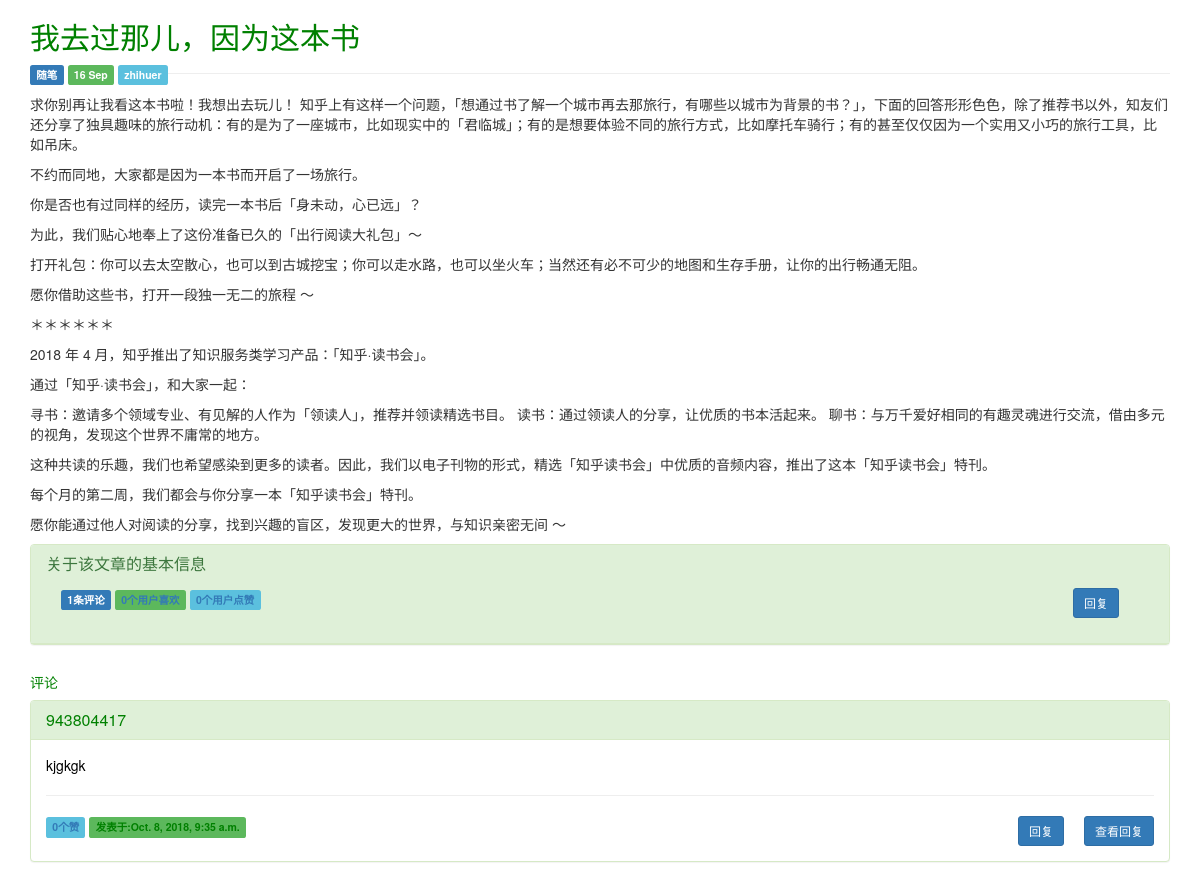
The app's page /focus/2/articles/ (signed in) with its own data.
### focus/models.py (models this page shows, shortened)
@python_2_unicode_compatible
class Article(models.Model):
    column = models.ForeignKey(Column,blank=True,null=True,verbose_name='belong to',on_delete=models.CASCADE)
    title = models.CharField('标题',max_length=256)
    author = models.ForeignKey('Author',on_delete=models.CASCADE)
    user = models.ManyToManyField(settings.AUTH_USER_MODEL,blank=True)
    content = models.TextField('content')
    pub_date = models.DateTimeField(auto_now_add=True,editable=True)
    update_time = models.DateTimeField(auto_now=True,null=True)
    published = models.BooleanField('notDraft',default=True)
    poll_num = models.IntegerField('点赞数',default=0)
    comment_num = models.IntegerField('评论数',default=0)
    keep_num = models.IntegerField('收藏数',default=0)
    objects = ArticleManager()#替代默认的model查询接口对象
    class Meta:
        verbose_name = 'article'
        verbose_name_plural = 'articles'

@python_2_unicode_compatible
class Column(models.Model):
    name = models.CharField('文章分类',max_length=256)
    intro = models.TextField('introduction',default='')
    def __str__(self):
        return self.name
    class Meta:
        verbose_name = '文章的分类'
        verbose_name_plural = 'column'
        ordering = ['name']

class Author(models.Model):
    name = models.CharField(max_length=256)
    profile = models.CharField('profile',default='',max_length=256)
    password = models.CharField('password',max_length=256)
    register_date = models.DateTimeField(auto_now_add=True,editable=True)
    def __str__(self):
        return self.name

@python_2_unicode_compatible
class Comment(models.Model):
    user = models.ForeignKey(settings.AUTH_USER_MODEL,null=True,on_delete=models.CASCADE)
    article = models.ForeignKey(Article,null=True,on_delete=models.CASCADE)
    content = models.TextField()
    pub_date = models.DateTimeField('更新日期',auto_now_add=True,editable=True)
    poll_num = models.IntegerField('点赞数',default=0)

@python_2_unicode_compatible
class NewUser(AbstractUser):
    profile = models.CharField('profile',default='',max_length=256)
    def __str__(self):
        return self.username

### focus/views.py (the view)
# urls.py: re_path('(?P<article_id>[0-9]+)/articles/',views.article,name="article"),
def article(request,article_id):
    logged_user = request.user
    article = get_object_or_404(Article, id=article_id)
    polls = logged_user.poll_set.all()
    articles = []
    for poll in polls:
        articles.append(poll.article)
    ispoll = False
    if article in articles:
        ispoll = True
    print('111')
    is_poll_comments = logged_user.comment_set.all()
    content = markdown2.markdown(article.content,extras=["code-friendly",
        "fenced-code-blocks","header-ids","toc","metadata"])
    commentform = CommmentForm()
    loginform = LoginForm()
    comments = article.comment_set.all()
    return render(request,'focus/my_article_page.html',{
        'article': article,
		'loginform':loginform,
		'commentform':commentform,
		'content': content,
		'comments': comments,
        'ispoll':ispoll,
        'is_poll_comments':is_poll_comments,
    })

### cms/context_processor.py (called while the page is built)
def settings(request):
    return {'settings':original_settings}

def ip_address(request):
    return {'ip_address':request.META['REMOTE_ADDR']}

### focus/templates/focus/my_article_page.html (shortened to what this page needs)
<!DOCTYPE html>
<html lang="en">
<head>
    <link rel="stylesheet" href="https://cdn.bootcss.com/bootstrap/3.3.7/css/bootstrap.min.css">
</head>
<body>
<div class="container">
    <div class="row">
        <div class="col-md-12">
            <h2 style="color:green">{{ article.title }}</h2>
               <p class="pull-left">
                 <span class="label label-primary">{{ article.column }}</span>
                 <span class="label label-success">{{ article.pub_date | date:"j M" }}</span>
                 <span class="label label-info">{{ article.author }}</span>
               </p>
               <p><hr style="background-color: cyan"></p>
               <p>{{ content | safe }}</p>
            <div class="panel panel-success">
                <div class="panel-heading">
                    <h3 class="panel-title">关于该文章的基本信息</h3>
                    <div class="panel-body">
                         <span class="label label-primary"><a id="getcomments" style="color: white" href="">{{ comments.count }}条评论</a></span>
                         <span class="label label-success"><a href="">{{ article.keep_num }}个用户喜欢</a></span>
                         <span class="label label-info"><a href="/focus/{{ article.id }}/get_poll_article/">{{ article.poll_num }}个用户点赞</a></span>
                        <button class="pull-right btn btn-primary btn-sm" data-toggle="modal" data-target="#replyModal" style="margin-right: 20px">回复</button>
                    </div>
                </div>
            </div>
        </div>
    </div>
    {% for comment in comments %}
    <div class="row">
        <div class="col-md-12">
            <h5 style="color:green">评论</h5>
            <p id="comments" class="pull-left">
                <div class="panel panel-success">
                    <div class="panel-heading">
                        <h5 class="panel-title" style="color: green">{{ comment.user }}</h5>
                    </div>
                    <div class="panel-body">
                        <span  style="color: black">{{ comment.content }}</span><br><hr>
                        {% if comment in is_poll_comments %}
                        <sapn class="label label-info" style="color: cornsilk"><a href="">{{ comment.poll_num }}个赞,您以点赞</a></sapn>
                        {% else %}
                        <sapn class="label label-info" style="color: cornsilk"><a href="/focus/{{ comment.id }}/{{ article.id }}/">{{ comment.poll_num }}个赞</a></sapn>
                        {% endif %}
                        <sapn class="label label-success" style="color: green">发表于:{{ comment.pub_date }}</sapn>
                        <button name="{{ comment.id }}" class="pull-right btn btn-primary btn-sm" onclick="get_comment_comment(this)"><a style="color: white">查看回复</a></button>
                        <button class="pull-right btn btn-primary btn-sm" data-toggle="modal" data-target="#myModal{{ comment.id }}" style="margin-right: 20px">回复</button>
                    </div>
                </div>
            </p>
        </div>
    </div>
    {% endfor %}
</div>
</body>
</html>

### records on screen
Article: title "我去过那儿，因为这本书", column "随笔", pub_date "16 Sep", author "zhihuer", count "1", keep_num "0", poll_num "0"
Comment: user "943804417", content "kjgkgk", poll_num "0", pub_date "Oct. 8, 2018, 9:35 a.m."
